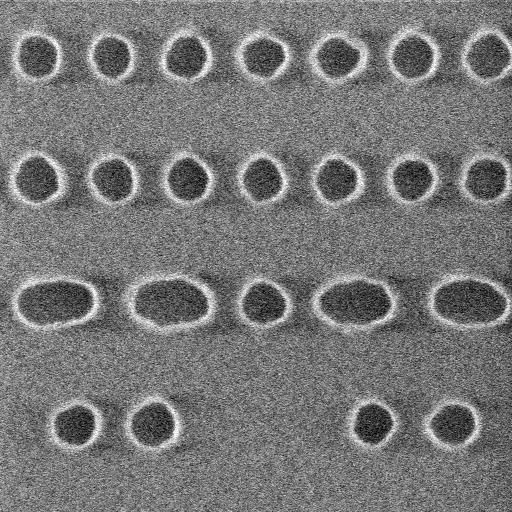
#> input picture src/main/resources/sem_images/SRAM_22nm.jpg, 512 x 512 px, found by its file name
$ python segmentation.py
#> lines starting #> are read from the running program, lines starting #| are printed output that depends on the picture; after the words box and inside, x2 and y2 are one past the last pixel; in counts of white or black regions, pixels touching at a corner belong together
import cv2
import numpy as np
from matplotlib import pyplot as plt

def get_marker(img):
    bg_dist_th, fg_dist_th = 0.5, 0.8
    # Threshold the image to create a binary mask
    ret, thresh = cv2.threshold(img, 0, 255, cv2.THRESH_BINARY_INV+cv2.THRESH_OTSU)

    # Perform morphological opening to remove small objects
    kernel = np.ones((3, 3), np.uint8)
    opening = cv2.morphologyEx(thresh, cv2.MORPH_OPEN, kernel, iterations=2)

    # Perform distance transform
    dist_transform = cv2.distanceTransform(opening, cv2.DIST_L2, 3)

    # Threshold the distance transform to create markers
    fg_mask = dist_transform>fg_dist_th*dist_transform.max()

    # Perform morphological opening to remove small objects
    closing = cv2.bitwise_not(opening)
    dist_transform_neg = cv2.distanceTransform(closing, cv2.DIST_L2, 3)
    bg_mask = dist_transform_neg > bg_dist_th*dist_transform_neg.max()
    prob_bg_mask = (dist_transform_neg >0) & ~(bg_mask)
    prob_fg_mask = (dist_transform >0) & ~fg_mask


    init_mask = bg_mask*0 + fg_mask*1 +  2*prob_bg_mask + 3*prob_fg_mask
    init_mask = init_mask.astype(np.uint8)
    return init_mask


def test_graphcut():
    # Load image
    img = cv2.imread(r'C:\dev\repos\ImageDecomposition\src\main\resources\sem_images\SRAM_22nm.jpg')
#> img is the input picture: shape (512, 512, 3); min 0, max 255, mean 118.9

    # Convert to grayscale
    gray = cv2.cvtColor(img, cv2.COLOR_BGR2GRAY)

    # Apply Gaussian blur to remove noise
    img = cv2.GaussianBlur(gray, (5, 5), 0)
#> img: shape (512, 512)

    # Create binary masks for foreground and background regions
    fg_mask = np.zeros(img.shape[:2], dtype=np.uint8)
    bg_mask = np.zeros(img.shape[:2], dtype=np.uint8)
    rect = (50, 50, 300, 300)
    cv2.rectangle(bg_mask, (50, 50), (350, 350), (255, 255, 255), thickness=-1)
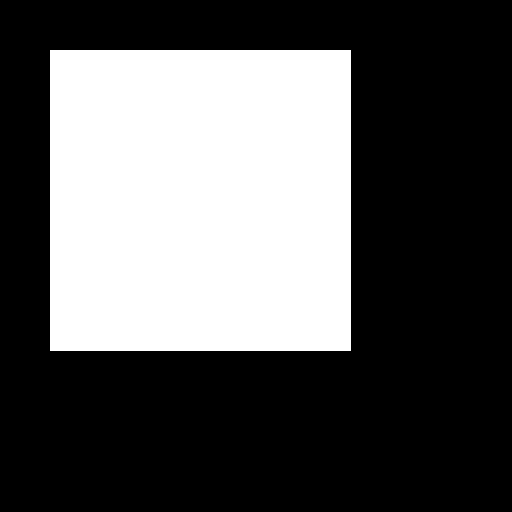
#> bg_mask: shape (512, 512); 34.6% white; 1 white region, box (x1, y1, x2, y2) and area: (50, 50, 351, 351) 90601

    bgdModel = np.zeros((1,65),np.float64)
    fgdModel = np.zeros((1,65),np.float64)
    # Define the region of interest (ROI) using a rectangle
    # The ROI should contain both foreground and background regions
    # cv2.grabCut(img, bg_mask, rect, bgdModel, fgdModel, 5, cv2.GC_INIT_WITH_RECT)

    init_mask = get_marker(img)
#> in get_marker, `ret, thresh = cv2.threshold(img, 0, 255, cv2.THRESH_BINARY_INV+cv2.THR..`:
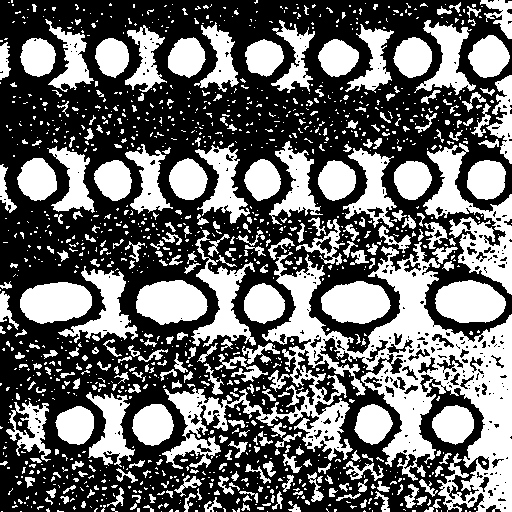
#> thresh: shape (512, 512); 41.5% white; 1326 white regions (1032 under 20 px), largest, box (x1, y1, x2, y2) and area: (162, 242, 512, 512) 26050, (423, 143, 512, 295) 4656, (191, 230, 256, 347) 2462
#> in get_marker, `ret, thresh = cv2.threshold(img, 0, 255, cv2.THRESH_BINARY_INV+cv2.THR..`: ret = 115
#> in get_marker, `opening = cv2.morphologyEx(thresh, cv2.MORPH_OPEN, kernel, iterations=2)`: opening: shape (512, 512); 28.7% white; 164 white regions (1 under 20 px), largest, box (x1, y1, x2, y2) and area: (432, 315, 512, 512) 5967, (369, 265, 446, 350) 3023, (136, 280, 207, 324) 2409
#> in get_marker, `fg_mask = dist_transform>fg_dist_th*dist_transform.max()`: fg_mask: shape (512, 512) bool; 0.31% white; 21 white regions (16 under 20 px), largest, box (x1, y1, x2, y2) and area: (453, 297, 486, 306) 184, (154, 297, 189, 307) 170, (341, 298, 372, 307) 153, (38, 299, 71, 306) 129, (150, 421, 156, 428) 32
#> in get_marker, `dist_transform_neg = cv2.distanceTransform(closing, cv2.DIST_L2, 3)`:
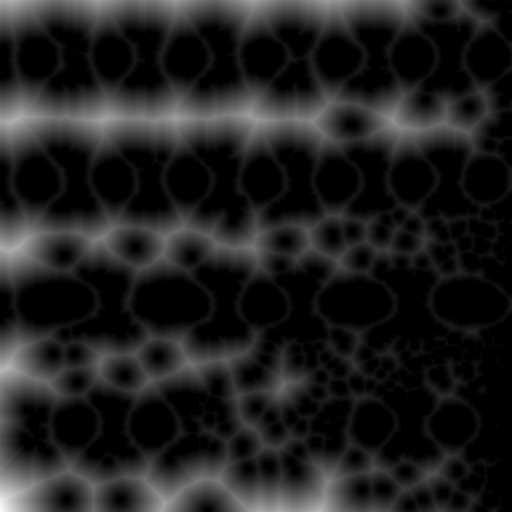
#> dist_transform_neg: shape (512, 512) float32; min 0, max 65.26, mean 8.3; drawn with min black and max white
#> in get_marker, `bg_mask = dist_transform_neg > bg_dist_th*dist_transform_neg.max()`: bg_mask: shape (512, 512) bool; 2.7% white; 18 white regions (1 under 20 px), largest, box (x1, y1, x2, y2) and area: (0, 468, 36, 512) 1116, (241, 482, 335, 512) 921, (0, 105, 45, 134) 783
#> in get_marker, `prob_bg_mask = (dist_transform_neg >0) & ~(bg_mask)`:
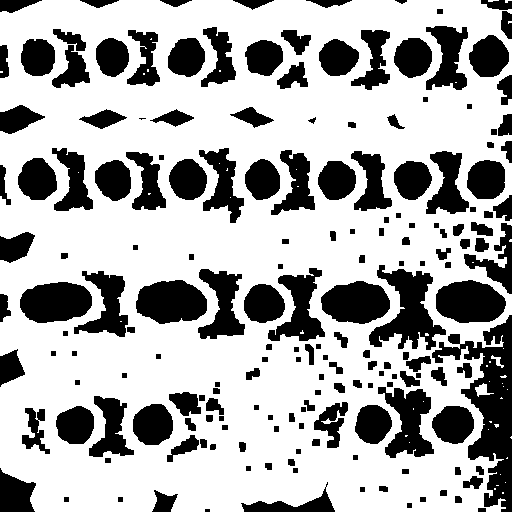
#> prob_bg_mask: shape (512, 512) bool; 68.7% white; 182 black regions (2 under 20 px), largest, box (x1, y1, x2, y2) and area: (432, 315, 512, 512) 5967, (369, 265, 446, 350) 3023, (136, 280, 207, 324) 2409
#> in get_marker, `prob_fg_mask = (dist_transform >0) & ~fg_mask`: prob_fg_mask: shape (512, 512) bool; 28.3% white; 164 white regions (1 under 20 px), largest, box (x1, y1, x2, y2) and area: (432, 315, 512, 512) 5965, (369, 265, 446, 350) 3023, (136, 280, 207, 324) 2239
#> in get_marker, `init_mask = bg_mask*0 + fg_mask*1 +  2*prob_bg_mask + 3*prob_fg_mask`:
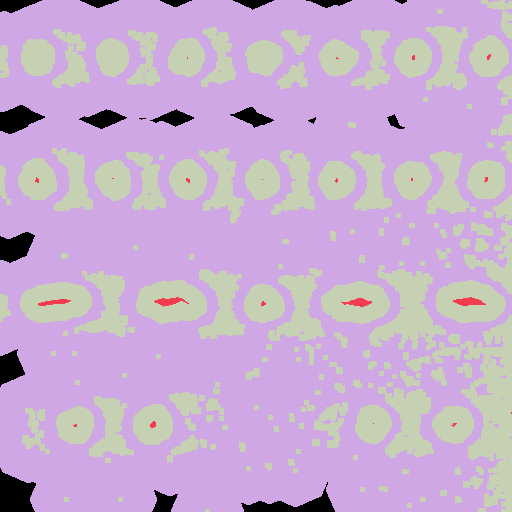
#> init_mask: shape (512, 512) int64; 4 distinct labels, from 0 to 3; one colour per label, 0 black

    # Create a binary mask for the probable foreground region
    prob_fg_mask = np.zeros(img.shape[:2], dtype=np.uint8)
    prob_fg_mask[(fg_mask == 1) | (bg_mask == 1)] = 1

    prob_fg_mask = init_mask.copy()
    # Refine the segmentation using GraphCut algorithm
    cv2.grabCut(np.tile(img[:,:,np.newaxis],[1,1,3]), prob_fg_mask, None, bgdModel, fgdModel, 3, cv2.GC_INIT_WITH_MASK)

    # Create a binary mask for the final segmentation
    final_mask = np.zeros(img.shape[:2], dtype=np.uint8)
    final_mask[(prob_fg_mask == 1) | (prob_fg_mask == 3)] = 255

    # Apply the mask to the original image
    segmented_img = cv2.bitwise_and(img, img, mask=final_mask)

    colormap = np.arange(256, dtype=np.uint8)
    colormap[:4] = [0,3,1,2]
    prob_fg_mask_map = cv2.applyColorMap(prob_fg_mask, colormap)
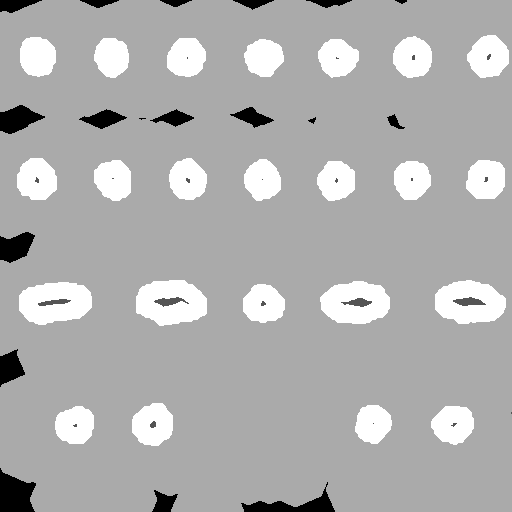
#> prob_fg_mask: shape (512, 512); min 0, max 3, mean 2.07; drawn with min black and max white
    init_mask_map = cv2.applyColorMap(init_mask, colormap)
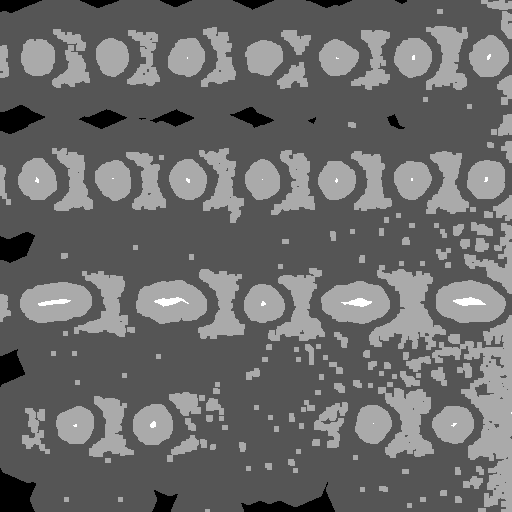
#> init_mask_map: shape (512, 512); min 0, max 3, mean 1.26; drawn with min black and max white
    # Display the result
    fig,axes = plt.subplots(1,3,sharex=True, sharey=True)
    axes[0].imshow(init_mask_map)
    axes[1].imshow(prob_fg_mask_map)
    axes[2].imshow(img)
    plt.show()

    pass

# [122 lines left out: functions test_watershed, test_watershed_clustering, test_superpixel, not called in this run]


if __name__ == '__main__':
    test_graphcut()
    # test_watershed()
    # test_watershed_clustering()
    # test_superpixel()
    pass

$ run again, with src/main/resources/sem_images/images.png saved as src/main/resources/sem_images/SRAM_22nm.jpg
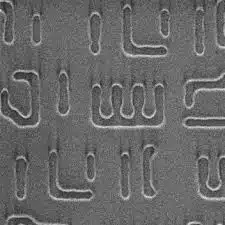
#> input picture src/main/resources/sem_images/images.png, 225 x 225 px, found by its file name
#> in test_graphcut, img is the input picture: shape (225, 225, 3); min 29, max 231, mean 104
#> img: shape (225, 225)
#> in test_graphcut, `cv2.rectangle(bg_mask, (50, 50), (350, 350), (255, 255, 255), thicknes..`:
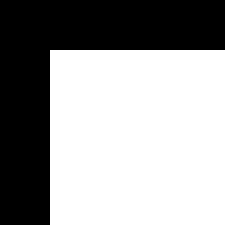
#> bg_mask: shape (225, 225); 60.5% white; 1 black region, box (x1, y1, x2, y2) and area: (0, 0, 225, 225) 20000
#> thresh: shape (225, 225); 89.6% white; 83 black regions (42 under 20 px), largest, box (x1, y1, x2, y2) and area: (88, 103, 167, 131) 484, (182, 72, 225, 110) 442, (119, 31, 170, 59) 433
#> ret = 117
#> opening: shape (225, 225); 88.9% white; 63 black regions (25 under 20 px), largest, box (x1, y1, x2, y2) and area: (88, 95, 167, 131) 512, (177, 72, 225, 110) 471, (119, 27, 170, 59) 460
#> fg_mask: shape (225, 225) bool; 0.5% white; 4 white regions, box (x1, y1, x2, y2) and area: (58, 0, 72, 15) 103, (95, 219, 121, 225) 86, (131, 221, 146, 225) 31, (152, 220, 164, 225) 31
#> prob_bg_mask: shape (225, 225) bool; 10.3% white; 63 white regions (25 under 20 px), largest, box (x1, y1, x2, y2) and area: (177, 72, 225, 110) 439, (119, 27, 170, 59) 425, (88, 95, 167, 131) 417
#> in test_graphcut, `init_mask_map = cv2.applyColorMap(init_mask, colormap)`:
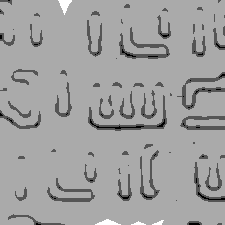
#> init_mask_map: shape (225, 225); min 0, max 3, mean 1.89; drawn with min black and max white
